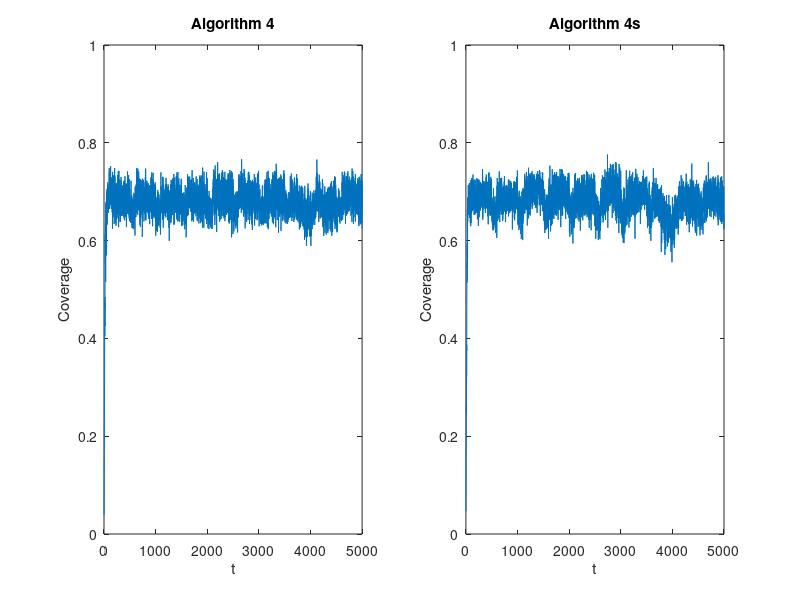

This figure's MATLAB source:
close all

% X1 = importdata('loon/outputData/windlayer1_X.txt');
% Y1 = importdata('loon/outputData/windlayer1_Y.txt');
% 
% X2 = importdata('loon/outputData/windlayer2_X.txt');
% Y2 = importdata('loon/outputData/windlayer2_Y.txt');
% 
% X3 = importdata('loon/outputData/windlayer3_X.txt');
% Y3 = importdata('loon/outputData/windlayer3_Y.txt');
% 
% X4 = importdata('loon/outputData/windlayer4_X.txt');
% Y4 = importdata('loon/outputData/windlayer4_Y.txt');



%coverage = importdata('loon/simulation_coverage2');
% h = figure;
% subplot(2,2,1)
% quiver(X1,Y1)
% xlim([1 50])
% ylim([1 50])
% title('Windlayer 1')
% subplot(2,2,2)
% quiver(X2,Y2)
% xlim([1 25])
% ylim([1 25])
% title('Windlayer 2')
% subplot(2,2,3)
% quiver(X3,Y3)
% xlim([1 25])
% ylim([1 25])
% title('Windlayer 3')
% subplot(2,2,4)
% quiver(X4,Y4)
% xlim([1 25])
% ylim([1 25])
% title('Windlayer 4')
%print -painters -dpdf -r600 test.pdf


sim_cov_alg1 = importdata('loon/outputData/simulation_coverage_alg1.txt');
sim_cov_alg2 = importdata('loon/outputData/simulation_coverage_alg2.txt');
sim_cov_alg3 = importdata('loon/outputData/simulation_coverage_alg3.txt');
sim_cov_alg3s = importdata('loon/outputData/simulation_coverage_alg3s.txt');
sim_cov_alg4 = importdata('loon/outputData/simulation_coverage_alg4.txt');
sim_cov_alg4s = importdata('loon/outputData/simulation_coverage_alg4s.txt');
% 
% 

steps = 5000;
figure
% subplot(1,2,1)
% plot(sim_cov_alg1(:,1), sim_cov_alg1(:,2))
% title('Algorithm 1')
% xlabel('t')
% ylabel('Coverage')
% xlim([0 steps])
% ylim([0 1])
% 
% subplot(1,2,2)
% plot(sim_cov_alg2(:,1), sim_cov_alg2(:,2))
% title('Algorithm 2')
% xlabel('t')
% ylabel('Coverage')
% xlim([0 steps])
% ylim([0 1])

%  subplot(1,2,1)
%  plot(sim_cov_alg3(:,1), sim_cov_alg3(:,2))
% title('Algorithm 3')
% xlabel('t')
% ylabel('Coverage')
% xlim([0 steps])
% ylim([0 1])
% 
%  subplot(1,2,2)
%  plot(sim_cov_alg3s(:,1), sim_cov_alg3s(:,2))
% title('Algorithm 3s')
% xlabel('t')
%  ylabel('Coverage')
%  xlim([0 steps])
%  ylim([0 1])
 
%  
 subplot(1,2,1)
 plot(sim_cov_alg4(:,1), sim_cov_alg4(:,2))
title('Algorithm 4')
xlabel('t')
 ylabel('Coverage')
 xlim([0 steps])
 ylim([0 1])
 
 subplot(1,2,2)
 plot(sim_cov_alg4s(:,1), sim_cov_alg4s(:,2))
title('Algorithm 4s')
xlabel('t')
 ylabel('Coverage')
 xlim([0 steps])
 ylim([0 1])

%print('report/graphics/coverage_alg4_vs_alg4s_1000_long','-dpdf')
% %
% % 
% figure
% plot(sim_cov_alg3_no_delay(:,1),sim_cov_alg3_no_delay(:,2))
%  heatmap = importdata('loon/Simulation_Heatmap.txt');
% HeatMap(heatmap,'redgreencmap')
%  figureclc
%  surf(heatmap)
%  colormap flag
% 
% heatmap2 = importdata('loon/Simulation_Heatmap_alg2.txt');
% %HeatMap(heatmap,'redgreencmap')
% figure
% surf(heatmap2)
% colormap flag
